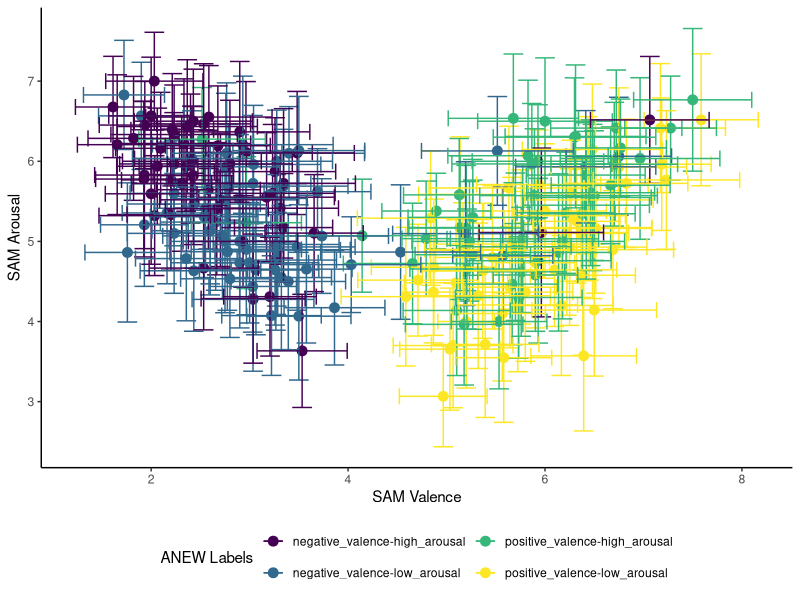
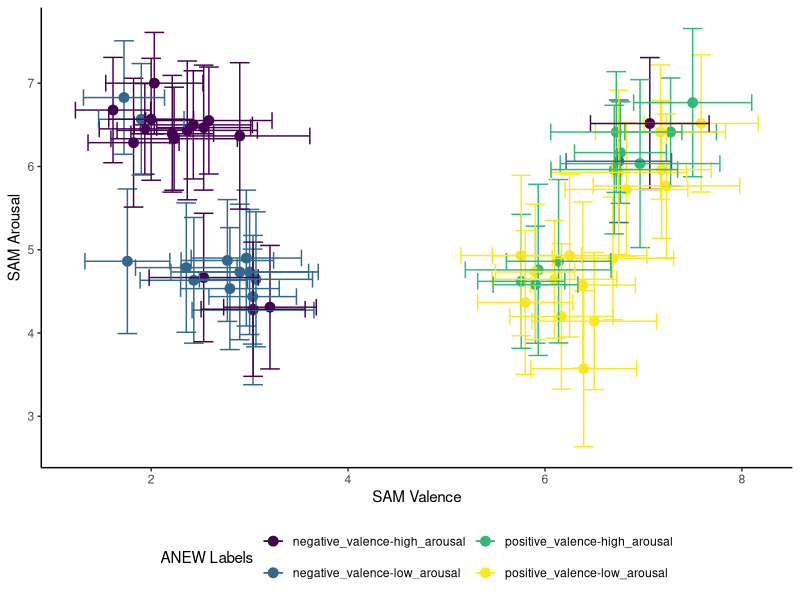
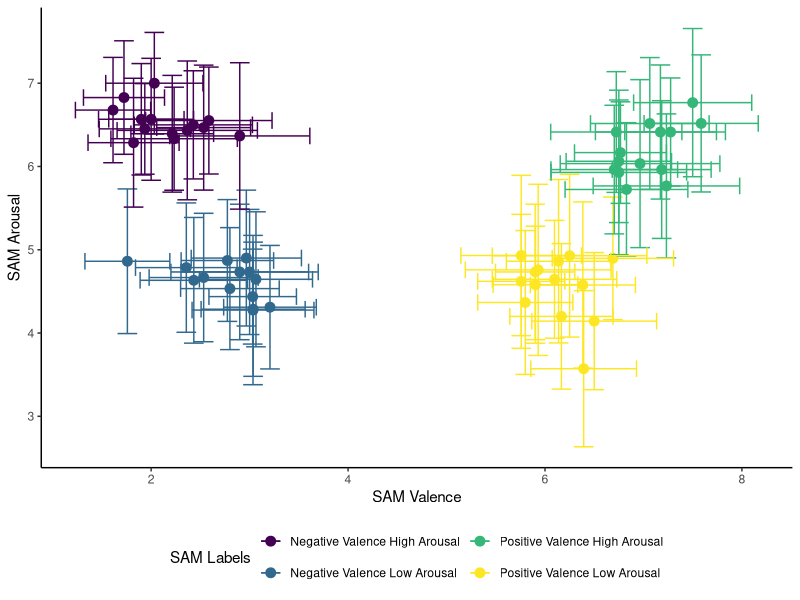
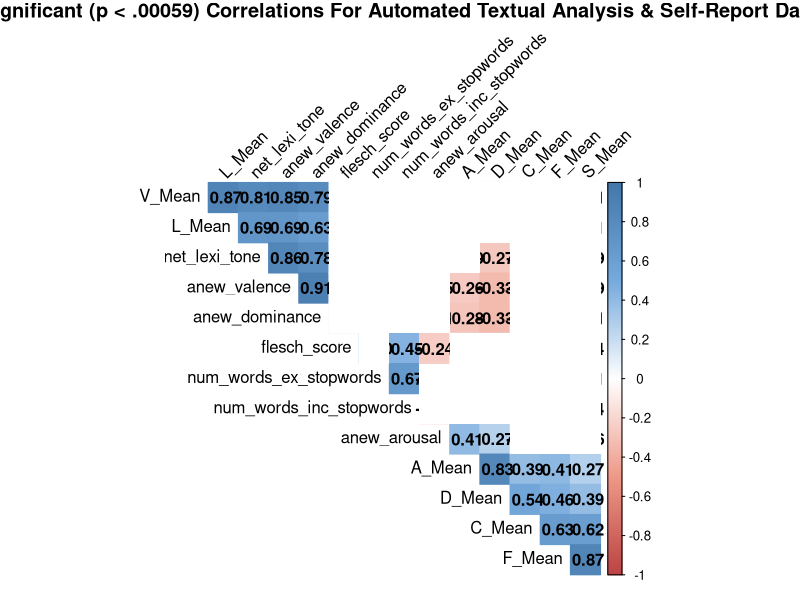

These figures' R source, in order:

# This package lets you read in the .dta file
library(haven)

# This package lets you read in the excel file
library(readxl)

# Read In Data
#df <- read_dta('News Bias Long w anew.dta')

df <- read_excel("prolific_merged_data.xlsx")

# Create anew_valence_label variable
df$anew_valence_label <- ifelse(df$anew_valence <= 5, "negative_valence", "positive_valence")

# Create anew_arousal_label variable
df$anew_arousal_label <- ifelse(df$anew_arousal <= 5, "low_arousal", "high_arousal")

# Load packages for summarizing data
library(dplyr)
library(tidyr)

# Make a dataframe that only encodes the headline number 
unique_doc_id <- df %>% distinct(doc_id)

# Group by doc_id, create a new dataframe with the average V and A scores, and confidence intervals
# Add the ANEW dictinary labels for arousal and valence
means_df <- df %>%
  group_by(doc_id) %>%
  summarize(
    mean_valence = V_Mean,
    mean_arousal = A_Mean,
    ci_valence = 1.96 * V_SD / sqrt(Obs),
    ci_arousal = 1.96 * A_SD / sqrt(Obs)
  ) %>%
  right_join(unique_doc_id, by = "doc_id") %>%
  left_join(df %>% distinct(doc_id, anew_valence_label, anew_arousal_label, headline), by = "doc_id")

# Concatenate "anew_valence_label" and "anew_arousal_label"
anew_scores <- paste(means_df$anew_valence_label, means_df$anew_arousal_label, sep = "-")

# Add the new column to the dataframe
means_df <- cbind(means_df, anew_scores)

# Load package for plotting
library(ggplot2)
library(viridis)

# Make a circumplex plot
ggplot(means_df, aes(x = mean_valence, y = mean_arousal, color = anew_scores)) +
  geom_point(size = 3) +
  geom_errorbar(aes(ymin = mean_arousal - ci_arousal, ymax = mean_arousal + ci_arousal), width = 0.2) +
  geom_errorbarh(aes(xmin = mean_valence - ci_valence, xmax = mean_valence + ci_valence), height = 0.2) +
  labs(x = "SAM Valence", y = "SAM Arousal", color = "ANEW Labels") +
  theme_classic() +
  scale_color_viridis_d() +
  theme(legend.position = "bottom",
        legend.box = "horizontal") +
  guides(color = guide_legend(nrow = 2))

# Lets select the top/bottom 20 headlines on arousal/valence

library(dplyr)

# Select Headlines For each Cell

# Filter negative valence low arousal (NLA) where both mean_valence < 5 and mean_arousal < 5
nla_total <- means_df %>%
  filter(mean_valence < 5, mean_arousal < 5)

# Filter negative valence high arousal (NHA) where mean_valence < 5 and mean_arousal > 5
nha_total <- means_df %>%
  filter(mean_valence < 5, mean_arousal > 5)

# Filter positive valence low arousal (PLA) where mean_valence > 5 and mean_arousal < 5
pla_total <- means_df %>%
  filter(mean_valence > 5, mean_arousal < 5)

# Filter positive valence high arousal (PHA) where mean_valence > 5 and mean_arousal > 5
pha_total <- means_df %>%
  filter(mean_valence > 5, mean_arousal > 5)

# Select top 14 headlines for each cell
nla <- nla_total %>%
  arrange(mean_valence, mean_arousal)
nla <- head(nla,14)

nha <- nha_total %>%
  arrange(mean_arousal, mean_valence)
nha <- tail(nha,14)

pla <- pla_total %>%
  arrange(desc(mean_valence), mean_arousal)
pla <- head(pla,14)

pha <- pha_total %>%
  arrange(desc(mean_valence), desc(mean_arousal))
pha <- head(pha,14)

#combine subset data
cells_combo <- bind_rows(nla, nha, pla, pha) 

# Add SAM labels
# N = Negative Valence, P = Positive Valence
# LA = Low Arousal, HA = High Arousal
cells_combo$sam_valence_label <- ifelse(cells_combo$mean_valence <= 5, "Negative Valence", "Positive Valence")
cells_combo$sam_valence_label_short <- ifelse(cells_combo$mean_valence <= 5, "N", "P")
cells_combo$sam_arousal_label <- ifelse(cells_combo$mean_arousal <= 5, "Low Arousal", "High Arousal")
cells_combo$sam_arousal_label_short <- ifelse(cells_combo$mean_arousal <= 5, "LA", "HA")
# Concatenate "anew_valence_label" and "anew_arousal_label"
cells_combo$sam_scores <- paste(cells_combo$sam_valence_label, cells_combo$sam_arousal_label, sep = " ")
cells_combo$sam_scores_short <- paste(cells_combo$sam_valence_label_short, cells_combo$sam_arousal_label_short, sep = "")

## Write out cells_combo
write.csv(cells_combo,"testing_headlines.csv", row.names = TRUE)

# Now lets make a circumplex plot for cells_combo
# This plot labels each data point using the ANEW values
ggplot(cells_combo, aes(x = mean_valence, y = mean_arousal, color = anew_scores)) +
  geom_point(size = 3) +
  geom_errorbar(aes(ymin = mean_arousal - ci_arousal, ymax = mean_arousal + ci_arousal), width = 0.2) +
  geom_errorbarh(aes(xmin = mean_valence - ci_valence, xmax = mean_valence + ci_valence), height = 0.2) +
  labs(x = "SAM Valence", y = "SAM Arousal", color = "ANEW Labels") +
  theme_classic() +
  scale_color_viridis_d() +
  theme(legend.position = "bottom",
        legend.box = "horizontal") +
  guides(color = guide_legend(nrow = 2))


# Now lets make a circumplex plot for cells_combo
# This plot labels each data point using the SAM values
ggplot(cells_combo, aes(x = mean_valence, y = mean_arousal, color = sam_scores)) +
  geom_point(size = 3) +
  geom_errorbar(aes(ymin = mean_arousal - ci_arousal, ymax = mean_arousal + ci_arousal), width = 0.2) +
  geom_errorbarh(aes(xmin = mean_valence - ci_valence, xmax = mean_valence + ci_valence), height = 0.2) +
  labs(x = "SAM Valence", y = "SAM Arousal", color = "SAM Labels") +
  theme_classic() +
  scale_color_viridis_d() +
  theme(legend.position = "bottom",
        legend.box = "horizontal") +
  guides(color = guide_legend(nrow = 2))

# Look at correlation between ANEW and self-reports
corrmatrix <- df[,c(3,7,11,15,19,23,27,37,38,40,41,42,43,44)]

## Make correlation matrix
M<-cor(corrmatrix)
head(round(M,2))


## Write a function that will make a matrix of p-values
### mat : is a matrix of data
### ... : further arguments to pass to the native R cor.test function
cor.mtest <- function(mat, ...) {
  mat <- as.matrix(mat)
  n <- ncol(mat)
  p.mat<- matrix(NA, n, n)
  diag(p.mat) <- 0
  for (i in 1:(n - 1)) {
    for (j in (i + 1):n) {
      tmp <- cor.test(mat[, i], mat[, j], ...)
      p.mat[i, j] <- p.mat[j, i] <- tmp$p.value
    }
  }
  colnames(p.mat) <- rownames(p.mat) <- colnames(mat)
  p.mat
}

## Get matrix of correlation p-values
p.mat <- cor.mtest(corrmatrix)
head(p.mat[, 1:7])

library(corrplot)

## Plot a big matrix
## Only results significant at p < .00059 are displayed (Bonferroni correction)
col <- colorRampPalette(c("#BB4444", "#EE9988", "#FFFFFF", "#77AADD", "#4477AA"))
title <- "Significant (p < .00059) Correlations For Automated Textual Analysis & Self-Report Data"
corrplot(M, method="color", col=col(200),  
         type="upper", order="hclust", 
         title=title,
         addCoef.col = "black", # Add coefficient of correlation
         tl.col="black", tl.srt=45, #Text label color and rotation
         # Combine with significance
         p.mat = p.mat, sig.level = 0.00059, insig = "blank", 
         # hide correlation coefficient on the principal diagonal
         diag=FALSE,
         mar=c(0,0,1,0)
)

# Do some diagnostics on the final dataset
sam_valence_model <- aov(mean_valence ~ sam_scores_short, data = cells_combo)
summary(sam_valence_model)
pairwise.t.test(cells_combo$mean_valence, cells_combo$sam_scores_short, p.adjust.methods = bonferroni)

sam_arousal_model <- aov(mean_arousal ~ sam_scores_short, data = cells_combo)
summary(sam_arousal_model)
pairwise.t.test(cells_combo$mean_arousal, cells_combo$sam_scores_short, p.adjust.methods = bonferroni)
